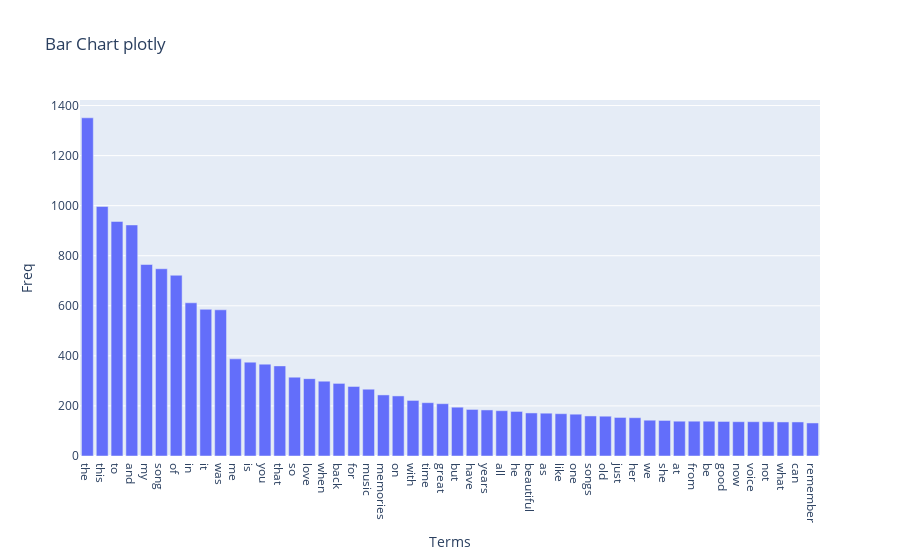

Notebook cell for this chart:
### Markdown cell above
Show the top 50 terms and sorted to have better information

### Code cell
# Answer here

df_sorted = df.sort_values(by='Freq', ascending=False)

top = df_sorted.head(50)

fig = px.bar(top,
             x='Terms',
             y='Freq',
             title='Bar Chart plotly')

fig.show()

### Figure 1 — Plotly figure (JSON) as saved in the notebook; plotly's stock layout.template omitted (floating-point values rounded to 4 significant figures)
{"data": [{"alignmentgroup": "True", "hovertemplate": "Terms=%{x}<br>Freq=%{y}<extra></extra>", "legendgroup": "", "marker": {"color": "#636efa", "pattern": {"shape": ""}}, "name": "", "offsetgroup": "", "orientation": "v", "showlegend": false, "textposition": "auto", "type": "bar", "x": ["the", "this", "to", "and", "my", "song", "of", "in", "it", "was", "me", "is", "you", "that", "so", "love", "when", "back", "for", "music", "memories", "on", "with", "time", "great", "but", "have", "years", "all", "he", "beautiful", "as", "like", "one", "songs", "old", "just", "her", "we", "she", "at", "from", "be", "good", "now", "voice", "not", "what", "can", "remember"], "xaxis": "x", "y": [1351, 997, 937, 923, 765, 748, 722, 612, 586, 584, 388, 375, 367, 360, 315, 309, 299, 290, 278, 267, 244, 240, 222, 213, 209, 195, 186, 184, 181, 178, 172, 171, 169, 167, 160, 159, 154, 153, 143, 142, 139, 139, 139, 138, 137, 137, 137, 136, 136, 132], "yaxis": "y"}], "layout": {"barmode": "relative", "legend": {"tracegroupgap": 0}, "title": {"text": "Bar Chart plotly"}, "xaxis": {"anchor": "y", "domain": [0, 1], "title": {"text": "Terms"}}, "yaxis": {"anchor": "x", "domain": [0, 1], "title": {"text": "Freq"}}}}
